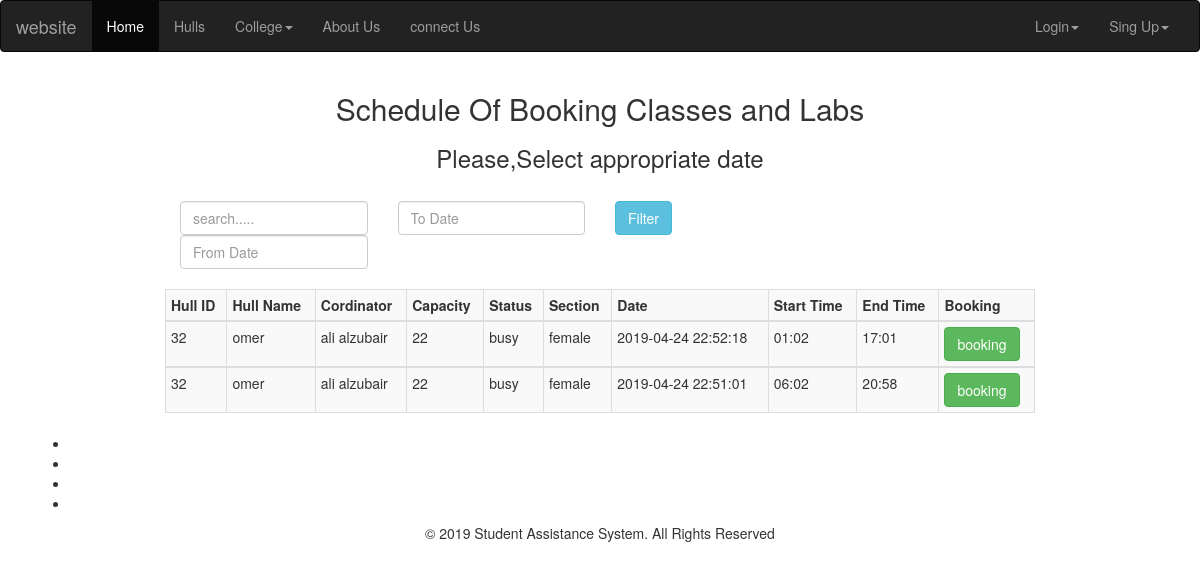
Screenshot of /book.php with the database file from the repository.
### tables this page shows
CREATE TABLE `time_table` (
  `time_table_id` int(11) NOT NULL,
  `time_table_start_time` varchar(50) NOT NULL,
  `time_table_end_time` varchar(50) NOT NULL,
  `hull_id` int(11) NOT NULL,
  `create_at` timestamp NOT NULL DEFAULT CURRENT_TIMESTAMP ON UPDATE CURRENT_TIMESTAMP
);

CREATE TABLE `hulls` (
  `Hulls_id` int(11) NOT NULL,
  `Hulls_time` datetime NOT NULL DEFAULT CURRENT_TIMESTAMP,
  `Hulls_name` varchar(50) NOT NULL,
  `Hulls_cordinator` varchar(50) NOT NULL,
  `Hulls_capacity` int(11) NOT NULL,
  `Hulls_status` varchar(20) NOT NULL,
  `section` varchar(20) NOT NULL
);

### book.php (the view, shortened to what this page needs)
<?php
include 'init.php';
 $query = "SELECT time_table.*,hulls.* from time_table
 JOIN hulls on hulls.Hulls_id=time_table.hull_id
 " ;
 $stmt=$con->prepare($query);
 $stmt->execute();
 $fetch=$stmt->fetchall();
 ?>
  <div class="container" style="width:900px;">
                <h2 class="c1" align="center">Schedule Of Booking Classes and Labs </h2>
                <h3 align="center">Please,Select appropriate date</h3><br />
                <div class="col-md-3">
                <input type="text"
               name="search"
               class="form-control"
               id="myInput"
               placeholder="search....."
               >
                     <input type="text" name="from_date" id="from_date" class="form-control" placeholder="From Date" />
                </div>
                <div class="col-md-3">
                     <input type="text" name="to_date" id="to_date" class="form-control" placeholder="To Date" />
                </div>
                <div class="col-md-5">
                     <input type="button" name="filter" id="filter" value="Filter" class="btn btn-info" />
                </div>
                <br />
                <div id="order_table">
                     <table class="table table-bordered table-condensed table-hover table-striped">
 <tr>
      <th>Hull ID</th>
     <th>Hull Name</th>
     <th>Cordinator</th>
     <th>Capacity</th>
     <th>Status</th>
     <th>Section</th>
     <th>Date</th>
     <th>Start Time</th>
 <th>End Time</th>
 <th>Booking</th>
 </tr>
      <?php foreach($fetch as $row):?>
      <tbody id='myTable'>
      <tr>
      <td><?php echo $row["Hulls_id"]; ?></td>
          <td><?php echo $row["Hulls_name"]; ?></td>
     <td><?php echo $row["Hulls_cordinator"]; ?></td>
     <td><?php echo $row["Hulls_capacity"]; ?></td>
     <td><?php echo $row["Hulls_status"]; ?></td>
     <td><?php echo $row["section"]; ?></td>
     <td><?php echo $row["create_at"]; ?></td>
     <td><?php echo $row["time_table_start_time"]; ?></td>
     <td><?php echo $row["time_table_end_time"]; ?></td>
     <td>
          <a href="add_booking.php?id=<?php echo $row['time_table_id'] ?>" class="btn btn-success">booking</a>
     </td>
      </tr>
      </tbody>
     <?php endforeach;?>
                     </table>
                </div>
           </div>
<?php include 'include/footer.php'; ?>

### rows the page displays
time_table: hull.Hulls_id "32", hull.Hulls_name "omer", hull.Hulls_cordinator "ali alzubair", hull.Hulls_capacity "22", hull.Hulls_status "busy", hull.section "female", create_at "2019-04-24 22:52:18", time_table_start_time "01:02", time_table_end_time "17:01"
time_table: hull.Hulls_id "32", hull.Hulls_name "omer", hull.Hulls_cordinator "ali alzubair", hull.Hulls_capacity "22", hull.Hulls_status "busy", hull.section "female", create_at "2019-04-24 22:51:01", time_table_start_time "06:02", time_table_end_time "20:58"
